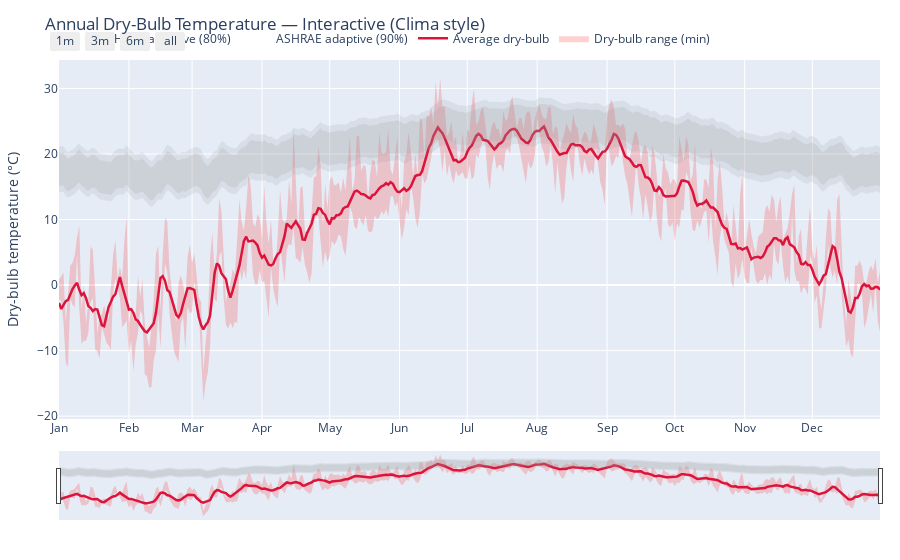

Source (notebook cell):
### Code cell
import pandas as pd
import numpy as np
import plotly.graph_objects as go

# --- 1) Collapse to a canonical calendar year (handles files with multiple years) ---
# Build a "calendar day" index with a fixed year so Jan→Dec is continuous
cal = cdf.copy()
cal["month"] = cal.index.month
cal["day"]   = cal.index.day
cal_date = pd.to_datetime(
    dict(year=2001, month=cal["month"], day=cal["day"]),
    errors="coerce"
)

# Daily aggregates across ALL years for each calendar day
daily = (
    cal.assign(_caldate=cal_date)
       .groupby("_caldate")
       .agg(drybulb_mean=("drybulb", "mean"),
            drybulb_min =("drybulb", "min"),
            drybulb_max =("drybulb", "max"))
       .sort_index()
)

# 7-day rolling mean for a smoother "average dry-bulb" line
daily["drybulb_mean_smooth"] = daily["drybulb_mean"].rolling(7, min_periods=1, center=True).mean()

# --- 2) ASHRAE 55 adaptive comfort bands based on running-mean outdoor temperature ---
# Prevailing mean outdoor temp (Trm) ~ exponentially weighted mean of daily means
alpha = 0.8
Trm = daily["drybulb_mean"].ewm(alpha=(1-alpha), adjust=False).mean()

# T_comf = 0.31*Trm + 17.8  (valid for ~10–33.5°C Trm); clamp to reasonable range
T_comf = (0.31 * Trm + 17.8).clip(lower=-10, upper=40)
c80_lo, c80_hi = T_comf - 2.5, T_comf + 2.5
c90_lo, c90_hi = T_comf - 3.5, T_comf + 3.5

# --- 3) Build the interactive figure (clean, Clima-like styling) ---
x = daily.index

fig = go.Figure()

# Min/Max ribbon (light red)
fig.add_trace(go.Scatter(
    x=x, y=daily["drybulb_max"], name="Dry-bulb range (max)",
    mode="lines", line=dict(width=0), hoverinfo="skip", showlegend=False
))
fig.add_trace(go.Scatter(
    x=x, y=daily["drybulb_min"], name="Dry-bulb range (min)",
    mode="lines", line=dict(width=0),
    fill="tonexty", fillcolor="rgba(255, 0, 0, 0.18)",
    hoverinfo="skip", showlegend=True
))

# Smooth average (red line)
fig.add_trace(go.Scatter(
    x=x, y=daily["drybulb_mean_smooth"], name="Average dry-bulb",
    mode="lines",
    line=dict(width=2.5, color="rgb(220, 20, 60)"),
    hovertemplate="Date: %{x|%b %d}<br>Avg (7-day): %{y:.1f} °C<extra></extra>"
))

# Comfort ribbons (gray, behind the line)
fig.add_trace(go.Scatter(
    x=x, y=c90_hi, name="ASHRAE adaptive (90%)",
    mode="lines", line=dict(width=0), hoverinfo="skip", showlegend=True
))
fig.add_trace(go.Scatter(
    x=x, y=c90_lo, name="ASHRAE adaptive (90%)",
    mode="lines", line=dict(width=0), fill="tonexty",
    fillcolor="rgba(120,120,120,0.12)", hoverinfo="skip", showlegend=False
))
fig.add_trace(go.Scatter(
    x=x, y=c80_hi, name="ASHRAE adaptive (80%)",
    mode="lines", line=dict(width=0), hoverinfo="skip", showlegend=True
))
fig.add_trace(go.Scatter(
    x=x, y=c80_lo, name="ASHRAE adaptive (80%)",
    mode="lines", line=dict(width=0), fill="tonexty",
    fillcolor="rgba(160,160,160,0.22)", hoverinfo="skip", showlegend=False
))

# Layout: Jan→Dec axis with range slider
fig.update_layout(
    title="Annual Dry-Bulb Temperature — Interactive (Clima style)",
    xaxis_title="", yaxis_title="Dry-bulb temperature (°C)",
    hovermode="x unified",
    legend=dict(orientation="h", yanchor="bottom", y=1.02, x=0),
    margin=dict(l=50,r=20,t=60,b=40),
    xaxis=dict(
        tickformat="%b",
        dtick="M1",
        range=[pd.Timestamp("2001-01-01"), pd.Timestamp("2001-12-31")],
        rangeslider=dict(visible=True),
        type="date",
        rangeselector=dict(
            buttons=[
                dict(count=1, label="1m", step="month", stepmode="backward"),
                dict(count=3, label="3m", step="month", stepmode="backward"),
                dict(count=6, label="6m", step="month", stepmode="backward"),
                dict(step="all")
            ]
        )
    )
)

fig.show()

### Figure 1 — Plotly figure (JSON) as saved in the notebook; plotly's stock layout.template omitted (floating-point values rounded to 4 significant figures; data arrays with more than 128 entries replaced by an {"elided": "..."} marker saying what was removed)
{"data": [{"hoverinfo": "skip", "line": {"width": 0}, "mode": "lines", "name": "Dry-bulb range (max)", "showlegend": false, "type": "scatter", "x": {"elided": "365 str values"}, "y": {"elided": "365 float values"}}, {"fill": "tonexty", "fillcolor": "rgba(255, 0, 0, 0.18)", "hoverinfo": "skip", "line": {"width": 0}, "mode": "lines", "name": "Dry-bulb range (min)", "showlegend": true, "type": "scatter", "x": {"elided": "365 str values"}, "y": {"elided": "365 float values"}}, {"hovertemplate": "Date: %{x|%b %d}<br>Avg (7-day): %{y:.1f} °C<extra></extra>", "line": {"color": "rgb(220, 20, 60)", "width": 2.5}, "mode": "lines", "name": "Average dry-bulb", "type": "scatter", "x": {"elided": "365 str values"}, "y": {"elided": "365 float values"}}, {"hoverinfo": "skip", "line": {"width": 0}, "mode": "lines", "name": "ASHRAE adaptive (90%)", "showlegend": true, "type": "scatter", "x": {"elided": "365 str values"}, "y": {"elided": "365 float values"}}, {"fill": "tonexty", "fillcolor": "rgba(120,120,120,0.12)", "hoverinfo": "skip", "line": {"width": 0}, "mode": "lines", "name": "ASHRAE adaptive (90%)", "showlegend": false, "type": "scatter", "x": {"elided": "365 str values"}, "y": {"elided": "365 float values"}}, {"hoverinfo": "skip", "line": {"width": 0}, "mode": "lines", "name": "ASHRAE adaptive (80%)", "showlegend": true, "type": "scatter", "x": {"elided": "365 str values"}, "y": {"elided": "365 float values"}}, {"fill": "tonexty", "fillcolor": "rgba(160,160,160,0.22)", "hoverinfo": "skip", "line": {"width": 0}, "mode": "lines", "name": "ASHRAE adaptive (80%)", "showlegend": false, "type": "scatter", "x": {"elided": "365 str values"}, "y": {"elided": "365 float values"}}], "layout": {"autosize": true, "hovermode": "x unified", "legend": {"orientation": "h", "x": 0, "y": 1.02, "yanchor": "bottom"}, "margin": {"b": 40, "l": 50, "r": 20, "t": 60}, "title": {"text": "Annual Dry-Bulb Temperature — Interactive (Clima style)"}, "xaxis": {"autorange": false, "dtick": "M1", "range": ["2001-01-01", "2001-12-31"], "rangeselector": {"buttons": [{"count": 1, "label": "1m", "step": "month", "stepmode": "backward"}, {"count": 3, "label": "3m", "step": "month", "stepmode": "backward"}, {"count": 6, "label": "6m", "step": "month", "stepmode": "backward"}, {"step": "all"}]}, "rangeslider": {"autorange": true, "range": ["2001-01-01", "2001-12-31"], "visible": true, "yaxis": {"_template": null, "rangemode": "match"}}, "tickformat": "%b", "title": {"text": ""}, "type": "date"}, "yaxis": {"autorange": true, "range": [-20.44, 34.34], "title": {"text": "Dry-bulb temperature (°C)"}, "type": "linear"}}}
